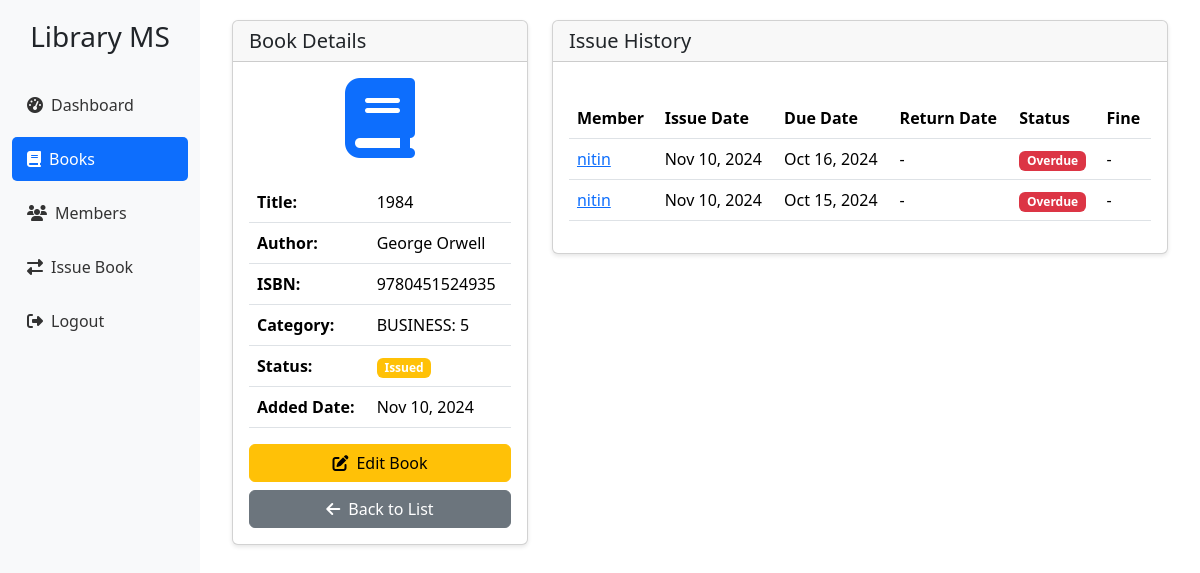
Screenshot of /library/books/2/ (signed in) with the database file from the repository.
### app/models.py (models this page shows, shortened)
class Book(models.Model):
    CATEGORY_CHOICES = [
        ('BUSINESS', 'BUSINESS: 5'),
        ('SCIENCE', 'SCIENCE: 5'),
        ('COMPUTER', 'COMPUTER: 5'),
        ('MATHEMATICS', 'MATHEMATICS: 5'),
        ('PHYSICS', 'PHYSICS: 5'),
        ('CHEMISTRY', 'CHEMISTRY: 5'),
        ('BIOLOGY', 'BIOLOGY: 5'),
        ('ECONOMICS', 'ECONOMICS: 5'),
        ('MANAGEMENT', 'MANAGEMENT: 5'),
        ('MARKETING', 'MARKETING: 5'),
        ('FINANCE', 'FINANCE: 5'),
        ('LITERATURE', 'LITERATURE: 5'),
        ('HISTORY', 'HISTORY: 5'),
        ('PHILOSOPHY', 'PHILOSOPHY: 5'),
    ]
    STATUS_CHOICES = [
        ('AVAILABLE', 'Available'),
        ('ISSUED', 'Issued'),
    ]
    title = models.CharField(max_length=200)
    isbn = models.CharField(max_length=13, unique=True)
    category = models.CharField(max_length=20, choices=CATEGORY_CHOICES)
    author = models.CharField(max_length=100)
    status = models.CharField(max_length=20, choices=STATUS_CHOICES, default='AVAILABLE')
    added_date = models.DateTimeField(auto_now_add=True)
    description = models.TextField(blank=True, null=True)
    publisher = models.CharField(max_length=200, blank=True, null=True)
    publication_year = models.IntegerField(blank=True, null=True)
    edition = models.CharField(max_length=50, blank=True, null=True)
    class Meta:
        ordering = ['title']
        verbose_name = 'Book'
        verbose_name_plural = 'Books'

class BookIssue(models.Model):
    book = models.ForeignKey(Book, on_delete=models.CASCADE)
    member = models.ForeignKey(Member, on_delete=models.CASCADE)
    issue_date = models.DateTimeField(auto_now_add=True)
    due_date = models.DateTimeField()
    return_date = models.DateTimeField(null=True, blank=True)
    fine_amount = models.DecimalField(max_digits=10, decimal_places=2, default=0.00)
    is_returned = models.BooleanField(default=False)
    class Meta:
        ordering = ['-issue_date']
        verbose_name = 'Book Issue'
        verbose_name_plural = 'Book Issues'

class Member(models.Model):
    STATUS_CHOICES = [
        ('ACTIVE', 'Active'),
        ('INACTIVE', 'Inactive'),
        ('SUSPENDED', 'Suspended'),
    ]
    name = models.CharField(max_length=100)
    email = models.EmailField(unique=True)
    phone = models.CharField(max_length=15)
    address = models.TextField()
    membership_date = models.DateTimeField(auto_now_add=True)
    status = models.CharField(max_length=20, choices=STATUS_CHOICES, default='ACTIVE')
    total_fines = models.DecimalField(max_digits=10, decimal_places=2, default=0.00)
    class Meta:
        ordering = ['name']
        verbose_name = 'Member'
        verbose_name_plural = 'Members'

### app/views.py (the view)
# urls.py: path('books/<int:pk>/', views.BookDetailView.as_view(), name='book-detail'),
class BookDetailView(LoginRequiredMixin, DetailView):
    model = Book
    template_name = 'app/book_detail.html'
    def get_context_data(self, **kwargs):
        context = super().get_context_data(**kwargs)
        context['issue_history'] = BookIssue.objects.filter(book=self.object)
        context['now'] = timezone.now()
        return context

### app/templates/app/book_detail.html (shortened to what this page needs)
{% extends 'app/base.html' %}
{% block content %}
<div class="container-fluid">
    <div class="row">
        <div class="col-md-4">
            <div class="card">
                <div class="card-header">
                    <h5 class="card-title mb-0">Book Details</h5>
                </div>
                <div class="card-body">
                    <div class="text-center mb-4">
                        <i class="fas fa-book fa-5x text-primary"></i>
                    </div>
                    <table class="table">
                        <tbody>
                            <tr>
                                <th>Title:</th>
                                <td>{{ book.title }}</td>
                            </tr>
                            <tr>
                                <th>Author:</th>
                                <td>{{ book.author }}</td>
                            </tr>
                            <tr>
                                <th>ISBN:</th>
                                <td>{{ book.isbn }}</td>
                            </tr>
                            <tr>
                                <th>Category:</th>
                                <td>{{ book.get_category_display }}</td>
                            </tr>
                            <tr>
                                <th>Status:</th>
                                <td>
                                    <span class="badge {% if book.status == 'AVAILABLE' %}bg-success{% else %}bg-warning{% endif %}">
                                        {{ book.get_status_display }}
                                    </span>
                                </td>
                            </tr>
                            <tr>
                                <th>Added Date:</th>
                                <td>{{ book.added_date|date:"M d, Y" }}</td>
                            </tr>
                        </tbody>
                    </table>
                    <div class="d-grid gap-2">
                        <a href="{% url 'app:book-edit' book.pk %}" class="btn btn-warning">
                            <i class="fas fa-edit me-2"></i>Edit Book
                        </a>
                        <a href="{% url 'app:book-list' %}" class="btn btn-secondary">
                            <i class="fas fa-arrow-left me-2"></i>Back to List
                        </a>
                    </div>
                </div>
            </div>
        </div>
        <div class="col-md-8">
            <div class="card">
                <div class="card-header">
                    <h5 class="card-title mb-0">Issue History</h5>
                </div>
                <div class="card-body">
                    <div class="table-responsive">
                        <table class="table table-hover">
                            <thead>
                                <tr>
                                    <th>Member</th>
                                    <th>Issue Date</th>
                                    <th>Due Date</th>
                                    <th>Return Date</th>
                                    <th>Status</th>
                                    <th>Fine</th>
                                </tr>
                            </thead>
                            <tbody>
                                {% for issue in issue_history %}
                                <tr>
                                    <td>
                                        <a href="{% url 'app:member-detail' issue.member.pk %}">
                                            {{ issue.member.name }}
                                        </a>
                                    </td>
                                    <td>{{ issue.issue_date|date:"M d, Y" }}</td>
                                    <td>{{ issue.due_date|date:"M d, Y" }}</td>
                                    <td>
                                        {% if issue.return_date %}
                                            {{ issue.return_date|date:"M d, Y" }}
                                        {% else %}
                                            -
                                        {% endif %}
                                    </td>
                                    <td>
                                        {% if issue.is_returned %}
                                            <span class="badge bg-success">Returned</span>
                                        {% else %}
                                            {% if issue.due_date < now %}
                                                <span class="badge bg-danger">Overdue</span>
                                            {% else %}
                                                <span class="badge bg-warning">Issued</span>
                                            {% endif %}
                                        {% endif %}
                                    </td>
                                    <td>
                                        {% if issue.fine_amount > 0 %}
                                            <span class="text-danger">${{ issue.fine_amount }}</span>
                                        {% else %}
                                            -
                                        {% endif %}
                                    </td>
                                </tr>
                                {% empty %}
                                <tr>
                                    <td colspan="6" class="text-center">No issue history found</td>
                                </tr>
                                {% endfor %}
                            </tbody>
                        </table>
                    </div>
                </div>
            </div>
        </div>
    </div>
</div>
{% endblock %}

### app/templates/app/base.html (style rules this page uses)
.card { margin-bottom: 20px; box-shadow: 0 2px 4px rgba(0,0,0,0.1); }
.table-responsive { margin-top: 20px; }

### rows the page displays
Book: title "1984", author "George Orwell", isbn "9780451524935", category "BUSINESS: 5", status "Issued", added_date "Nov 10, 2024"
BookIssue: member.name "nitin", issue_date "Nov 10, 2024", due_date "Oct 16, 2024", is_returned "Overdue"
BookIssue: member.name "nitin", issue_date "Nov 10, 2024", due_date "Oct 15, 2024", is_returned "Overdue"
